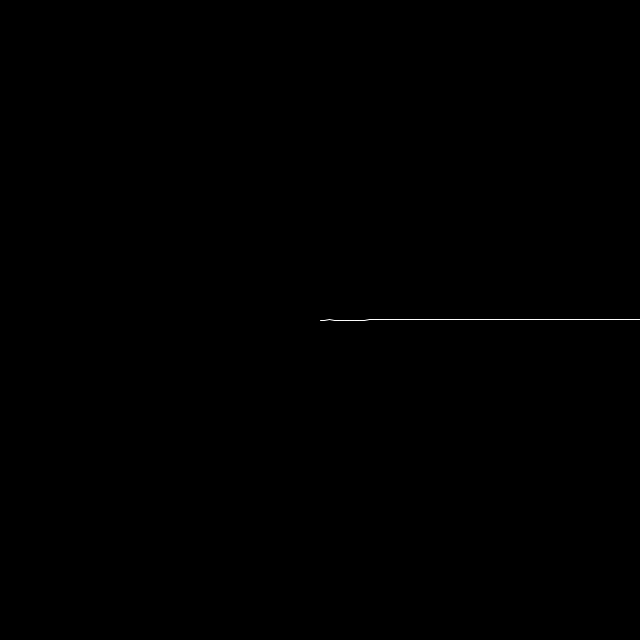
Frame 1 (no input)
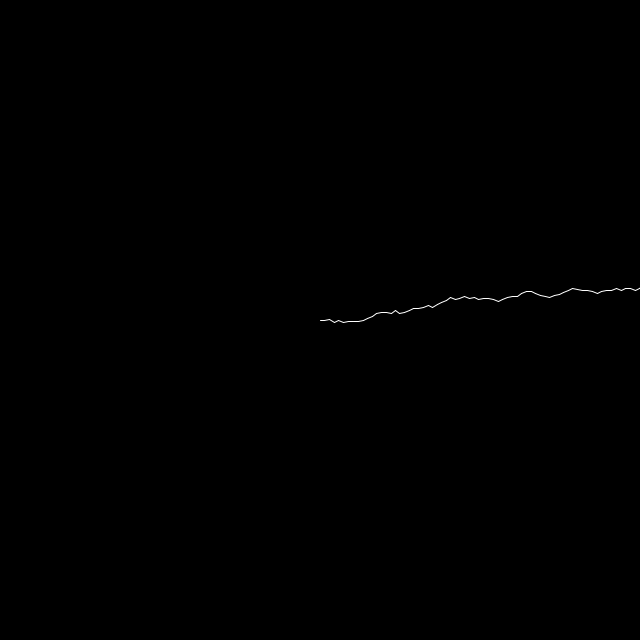
Frame 60 (the mouse pressed at the canvas centre just before this capture)
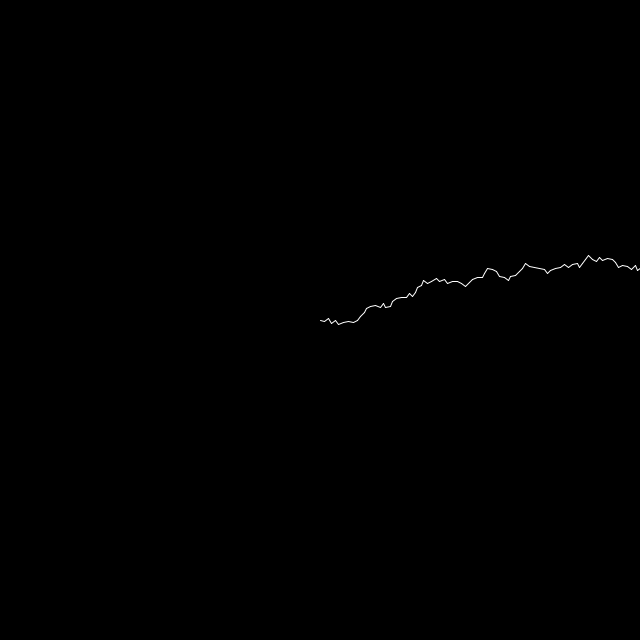
Frame 120 (the mouse held since frame 60 and released just before this capture)

The Processing sketch that drew these frames (run headless with seeded random() and noise(); from frame 60 on, the mouse is pressed at the canvas centre):

// Processing sketch: snake
// ── snake.pde
class Bar {
  float l, vr, r;
  PVector c;

  Bar(float l, float vr)
  {
    this.l = l;
    this.vr = vr;
    this.r = 0;
  }
  
  PVector getEndPoint()
  {
    return new PVector(l * cos(r) + c.x, l * sin(r) + c.y);
  }

  PVector draw()
  {
    PVector e = getEndPoint();
    line(c.x, c.y, e.x, e.y);
    return e;
  }
}

ArrayList <Bar> snake;

void setup()
{
  size(640, 640);
  stroke(255);
  snake = new ArrayList<Bar>();
  for (int i = 0; i < 10000; i++) {
    snake.add(new Bar(5, random(-0.01, 0.01)));
  }
}

void draw()
{
  background(0);
  PVector c = new PVector(width / 2, height / 2);
  for (Bar bar: snake) {
    bar.c = c;
    bar.r += bar.vr;
    c = bar.draw();
  }
}
